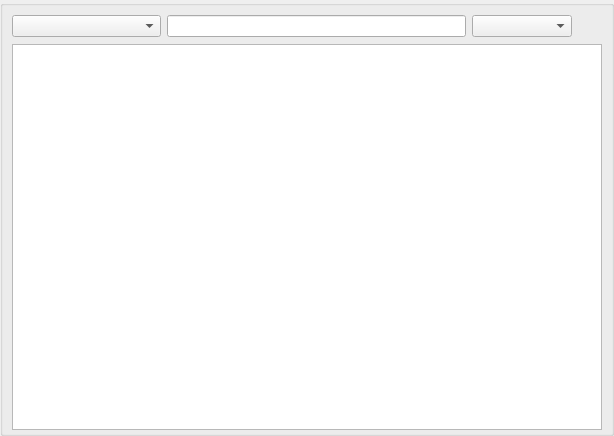
<?xml version="1.0" encoding="UTF-8"?>
<ui version="4.0">
 <class>ContentSelector</class>
 <widget class="QWidget" name="ContentSelector">
  <property name="geometry">
   <rect>
    <x>0</x>
    <y>0</y>
    <width>614</width>
    <height>436</height>
   </rect>
  </property>
  <property name="sizePolicy">
   <sizepolicy hsizetype="Minimum" vsizetype="Minimum">
    <horstretch>0</horstretch>
    <verstretch>0</verstretch>
   </sizepolicy>
  </property>
  <property name="contextMenuPolicy">
   <enum>Qt::DefaultContextMenu</enum>
  </property>
  <layout class="QVBoxLayout" name="verticalLayout">
   <property name="leftMargin">
    <number>0</number>
   </property>
   <property name="topMargin">
    <number>0</number>
   </property>
   <property name="rightMargin">
    <number>0</number>
   </property>
   <property name="bottomMargin">
    <number>0</number>
   </property>
   <item>
    <widget class="QGroupBox" name="contentGroupBox">
     <layout class="QVBoxLayout" name="verticalLayout_2">
      <property name="bottomMargin">
       <number>3</number>
      </property>
      <item>
       <widget class="QWidget" name="gameSelectorGroup" native="true">
        <property name="focusPolicy">
         <enum>Qt::NoFocus</enum>
        </property>
        <layout class="QHBoxLayout" name="horizLayout" stretch="1,2,0,0">
         <property name="leftMargin">
          <number>0</number>
         </property>
         <property name="topMargin">
          <number>0</number>
         </property>
         <property name="rightMargin">
          <number>0</number>
         </property>
         <property name="bottomMargin">
          <number>0</number>
         </property>
         <item>
          <widget class="ContentSelectorView::ComboBox" name="gameFileView">
           <property name="editable">
            <bool>false</bool>
           </property>
          </widget>
         </item>
         <item>
          <widget class="QLineEdit" name="searchFilter"/>
         </item>
         <item>
          <widget class="QComboBox" name="languageComboBox">
           <property name="minimumSize">
            <size>
             <width>100</width>
             <height>0</height>
            </size>
           </property>
           <property name="toolTip">
            <string>Select language used by ESM/ESP content files to allow OpenMW to detect their encoding. </string>
           </property>
          </widget>
         </item>
         <item>
          <widget class="QToolButton" name="refreshButton">
           <property name="enabled">
            <bool>true</bool>
           </property>
           <property name="autoRaise">
            <bool>true</bool>
           </property>
          </widget>
         </item>
        </layout>
       </widget>
      </item>
      <item>
       <widget class="QTableView" name="addonView">
        <property name="sizePolicy">
         <sizepolicy hsizetype="Expanding" vsizetype="Expanding">
          <horstretch>0</horstretch>
          <verstretch>0</verstretch>
         </sizepolicy>
        </property>
        <property name="contextMenuPolicy">
         <enum>Qt::DefaultContextMenu</enum>
        </property>
        <property name="acceptDrops">
         <bool>true</bool>
        </property>
        <property name="editTriggers">
         <set>QAbstractItemView::NoEditTriggers</set>
        </property>
        <property name="dragEnabled">
         <bool>true</bool>
        </property>
        <property name="dragDropOverwriteMode">
         <bool>false</bool>
        </property>
        <property name="dragDropMode">
         <enum>QAbstractItemView::DragDrop</enum>
        </property>
        <property name="defaultDropAction">
         <enum>Qt::MoveAction</enum>
        </property>
        <property name="alternatingRowColors">
         <bool>true</bool>
        </property>
        <property name="selectionMode">
         <enum>QAbstractItemView::ExtendedSelection</enum>
        </property>
        <property name="selectionBehavior">
         <enum>QAbstractItemView::SelectRows</enum>
        </property>
        <property name="textElideMode">
         <enum>Qt::ElideLeft</enum>
        </property>
        <property name="showGrid">
         <bool>false</bool>
        </property>
        <attribute name="horizontalHeaderVisible">
         <bool>false</bool>
        </attribute>
        <attribute name="horizontalHeaderStretchLastSection">
         <bool>true</bool>
        </attribute>
        <attribute name="verticalHeaderVisible">
         <bool>false</bool>
        </attribute>
       </widget>
      </item>
     </layout>
    </widget>
   </item>
  </layout>
 </widget>
 <customwidgets>
  <customwidget>
   <class>ContentSelectorView::ComboBox</class>
   <extends>QComboBox</extends>
   <header>components/contentselector/view/combobox.hpp</header>
  </customwidget>
 </customwidgets>
 <resources/>
 <connections/>
</ui>
